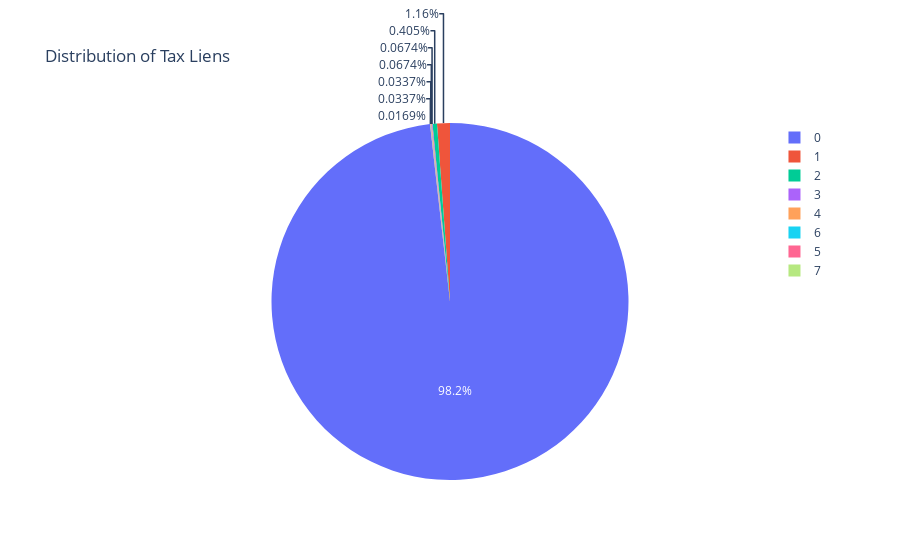
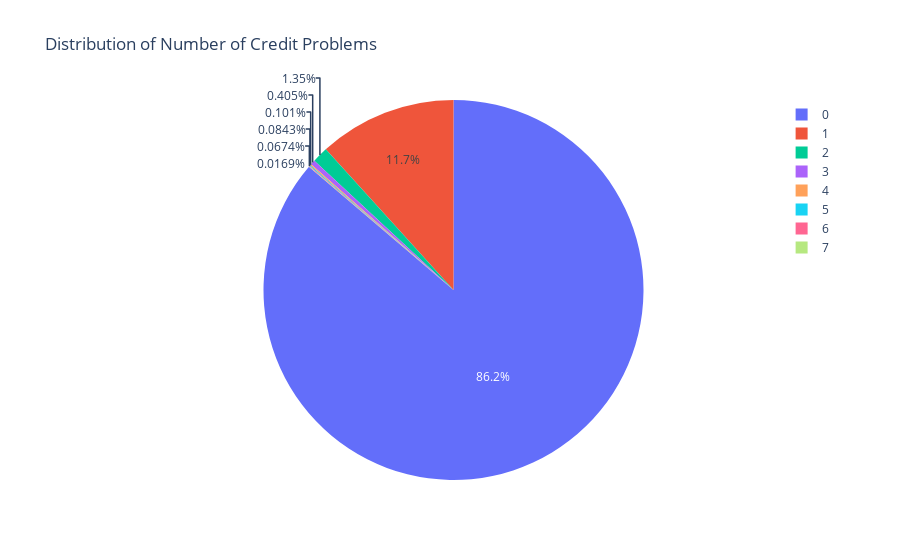
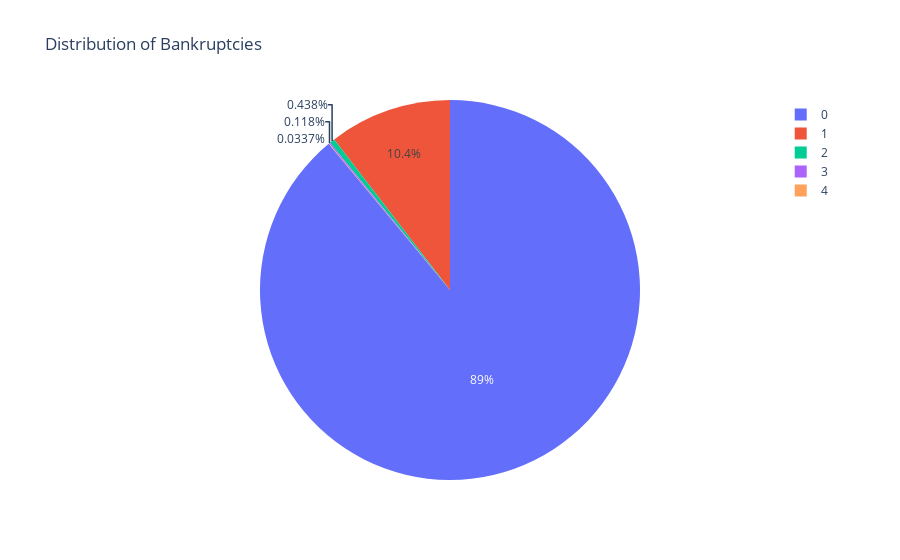
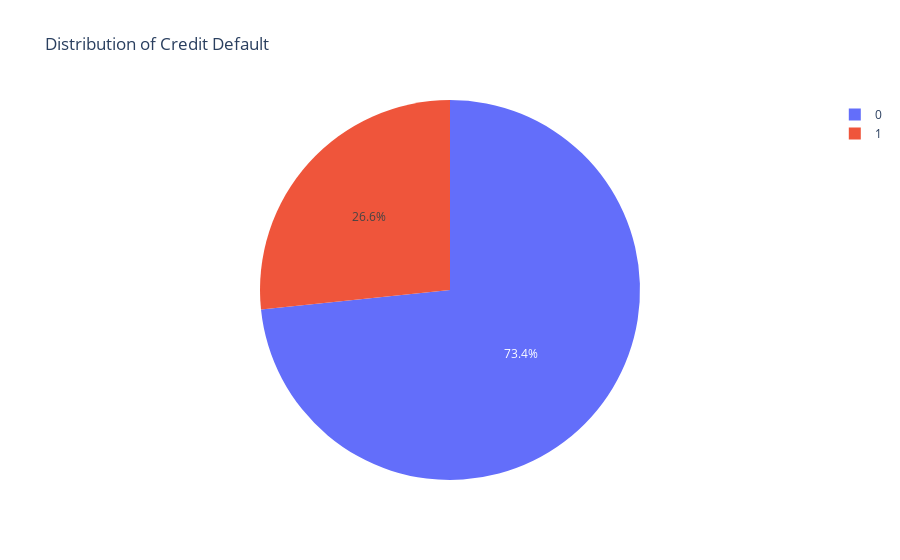

The notebook cell saved with these charts, in order:
### Code cell
for i in discrete:
    counts = df[i].value_counts()
    fig = px.pie(counts, values=counts.values, names=counts.index, title=f'Distribution of {i}')
    fig.show()

### Figure 1 — Plotly figure (JSON) as saved in the notebook; plotly's stock layout.template omitted (floating-point values rounded to 4 significant figures)
{"data": [{"domain": {"x": [0, 1], "y": [0, 1]}, "hovertemplate": "Tax Liens=%{label}<br>value=%{value}<extra></extra>", "labels": [0, 1, 2, 3, 4, 6, 5, 7], "legendgroup": "", "name": "", "showlegend": true, "type": "pie", "values": [5825, 69, 24, 4, 4, 2, 2, 1]}], "layout": {"legend": {"tracegroupgap": 0}, "title": {"text": "Distribution of Tax Liens"}}}

### Figure 2 — Plotly figure (JSON) as saved in the notebook; plotly's stock layout.template omitted (floating-point values rounded to 4 significant figures)
{"data": [{"domain": {"x": [0, 1], "y": [0, 1]}, "hovertemplate": "Number of Credit Problems=%{label}<br>value=%{value}<extra></extra>", "labels": [0, 1, 2, 3, 4, 5, 6, 7], "legendgroup": "", "name": "", "showlegend": true, "type": "pie", "values": [5115, 696, 80, 24, 6, 5, 4, 1]}], "layout": {"legend": {"tracegroupgap": 0}, "title": {"text": "Distribution of Number of Credit Problems"}}}

### Figure 3 — Plotly figure (JSON) as saved in the notebook; plotly's stock layout.template omitted (floating-point values rounded to 4 significant figures)
{"data": [{"domain": {"x": [0, 1], "y": [0, 1]}, "hovertemplate": "Bankruptcies=%{label}<br>value=%{value}<extra></extra>", "labels": [0.0, 1.0, 2.0, 3.0, 4.0], "legendgroup": "", "name": "", "showlegend": true, "type": "pie", "values": [5277, 619, 26, 7, 2]}], "layout": {"legend": {"tracegroupgap": 0}, "title": {"text": "Distribution of Bankruptcies"}}}

### Figure 4 — Plotly figure (JSON) as saved in the notebook; plotly's stock layout.template omitted (floating-point values rounded to 4 significant figures)
{"data": [{"domain": {"x": [0, 1], "y": [0, 1]}, "hovertemplate": "Credit Default=%{label}<br>value=%{value}<extra></extra>", "labels": [0, 1], "legendgroup": "", "name": "", "showlegend": true, "type": "pie", "values": [4351, 1580]}], "layout": {"legend": {"tracegroupgap": 0}, "title": {"text": "Distribution of Credit Default"}}}
